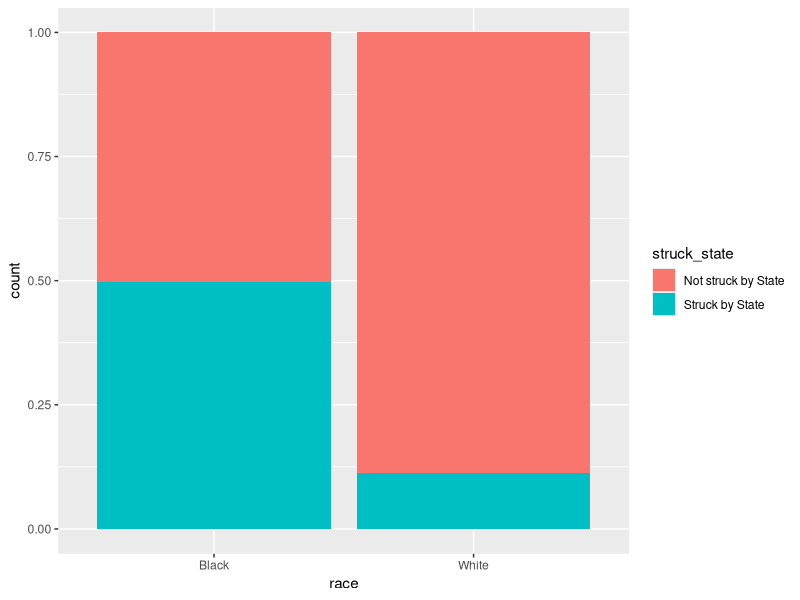
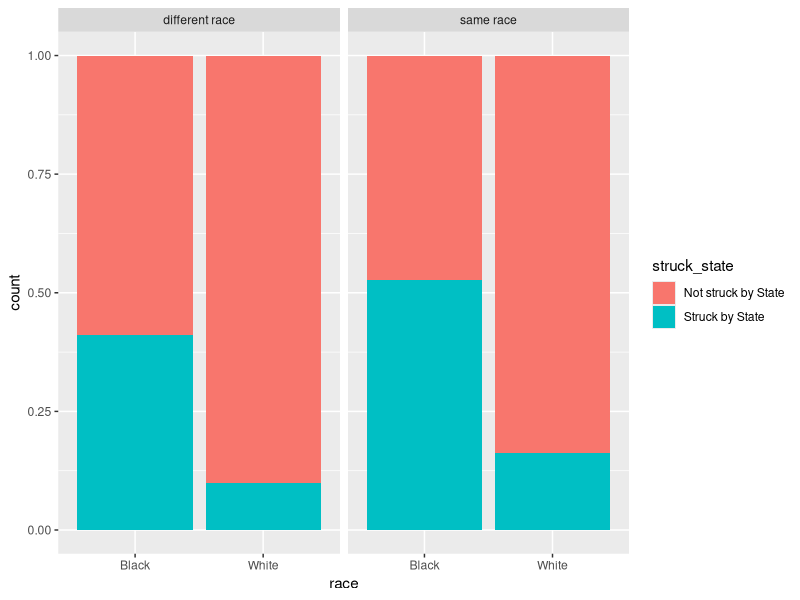
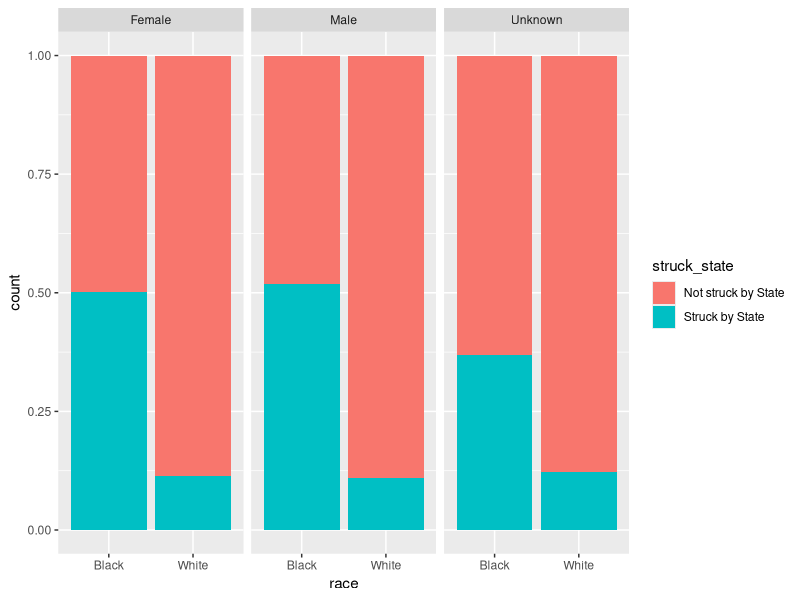
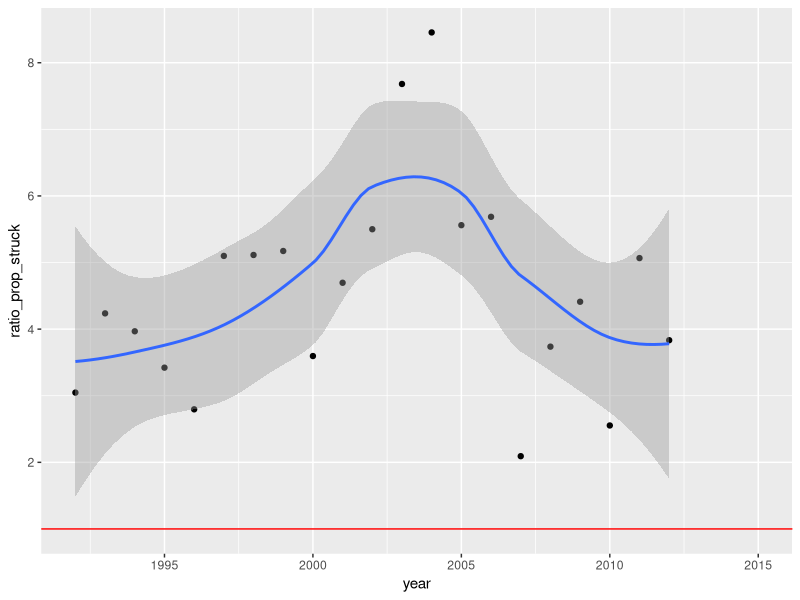
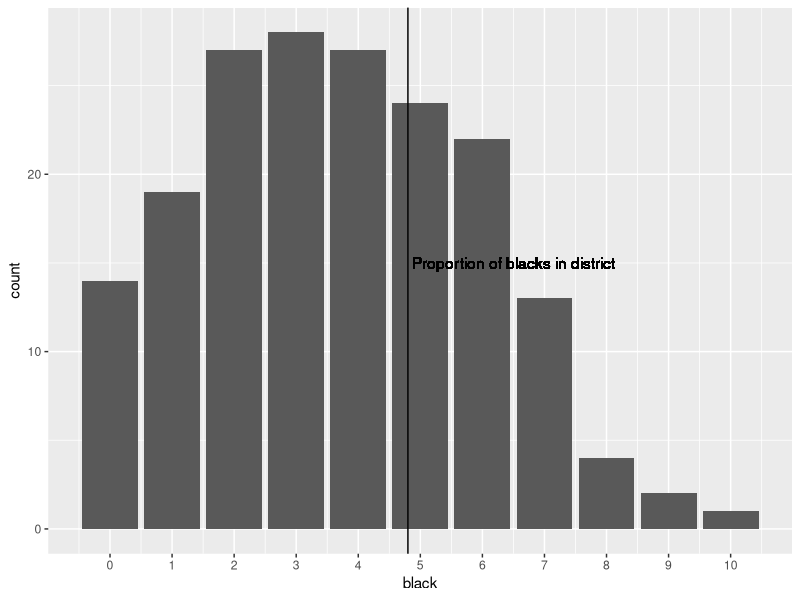

Source code (R) for these figures, in order:
## ---- chunk 1
library(tidyverse)
library(stringr)
trials <- read_csv("trials.csv")
jurors <- read_csv("jurors.csv")
voirdire <- read_csv("voir_dire_answers.csv")
## ---- chunk 2
# Find raw disparities in preemptory strikes from 225 trials with race data
combo <- jurors %>%
  left_join(trials, by = c("trial__id" = "id")) %>%
  filter(race != "Unknown")

combo %>% summarise(num_trials = n_distinct(trial__id))   # 226

# Examine some categorical variables
combo %>% count(struck_by)
combo %>% count(race)
combo %>% count(defendant_race)
combo %>% count(verdict)
combo %>% count(strike_eligibility)
combo %>% count(def_attny_1)
combo %>% count(offense_title_1)
combo %>% count(cause_number)

# Smaller version of combo to look at a few variables that might be associated
#   with being struck by the state (assuming eligible to be struck by state)
combo_small <- combo %>%
  select(id, trial__id, struck_by, race, gender, defendant_race, 
         strike_eligibility, cause_number) %>%
  filter(strike_eligibility == "Both State and Defense" | 
           strike_eligibility == "State") %>%
  filter(race == "Black" | race == "White") %>%
  mutate(same_race = ifelse(race == defendant_race, "same race", 
                            "different race"),
         struck_state = ifelse(struck_by == "Struck by the state", 
                               "Struck by State", "Not struck by State"),
         year = parse_number(str_sub(cause_number)))

# Ratio of black prob to white prob is 4.45 = .498 / .112 (matches report)
combo_small %>%
  group_by(race) %>%
  summarise(prop_struck = mean(struck_state == "Struck by State"),
            num_struck = sum(struck_state == "Struck by State"),
            total = n())

ggplot(combo_small) +
  geom_bar(aes(x = race, fill = struck_state), position = "fill")

ggplot(combo_small) +
  geom_bar(aes(x = race, fill = struck_state), position = "fill") +
  facet_grid(. ~ same_race)

ggplot(combo_small) +
  geom_bar(aes(x = race, fill = struck_state), position = "fill") +
  facet_grid(. ~ gender)

# Look at patterns over time in strike ratio
combo_small %>%
  group_by(year, race) %>%
  summarise(prop_struck = mean(struck_state == "Struck by State")) %>%
  spread(key = "race", value = "prop_struck") %>%
  mutate(ratio_prop_struck = Black / White) %>%
  ggplot(aes(x = year, y = ratio_prop_struck)) +
    geom_point() +
    geom_smooth() +
    geom_hline(yintercept = 1, color = "red") 

# Histogram of jury composition by race
combo %>%
  filter(struck_by == "Juror chosen to serve on jury") %>%
  group_by(trial__id) %>%
  summarise(jurors = n(),
            black = sum(race == "Black"),
            white = sum(race == "White")) %>%
  filter(jurors == 12) %>%
  ggplot(aes(x = black)) +
    geom_bar() +
    geom_vline(xintercept = 4.8) +
    scale_x_continuous(breaks = seq(0, 12, 1)) +
    geom_text(x = 6.5, y = 15, label = "Proportion of blacks in district")
## ---- chunk 3

# Logistic regression analysis with voirdire data added

# 89 trials represented in voirdire (not counting 1 with trial_id = NA),
#   although 2 have n=1
print(voirdire %>% count(juror_id__trial__id) %>% arrange(n), n = Inf)

# all data for jurors in 89 trials with complete voir dire transcript
master <- voirdire %>%
  left_join(trials, by = c("juror_id__trial__id" = "id")) %>%
  filter(!is.na(juror_id__trial__id)) %>%
  left_join(jurors, by = c("juror_id" = "id"))

# Confirm 89 trials
master %>% summarise(num_trials = n_distinct(trial__id))

# Examine some categorical variables
master %>% count(struck_by)
master %>% count(race)
master %>% count(defendant_race)
master %>% count(strike_eligibility)
master %>% count(accused)
master %>% count(fam_accused)
master %>% count(death_hesitation)
master %>% count(know_def)
master %>% count(fam_law_enforcement)

# Logistic regression data (note they combine White and Unknown races)
master_logistic <- master %>%
  select(juror_id, trial__id, struck_by, race, defendant_race, accused, 
         fam_accused, know_def, fam_law_enforcement, death_hesitation,
         strike_eligibility) %>%
  filter(strike_eligibility == "Both State and Defense" | 
           strike_eligibility == "State") %>%
  mutate(same_race = ifelse(race == defendant_race, TRUE, FALSE),
         struck_state = ifelse(struck_by == "Struck by the state", 1, 0),
         is_black = ifelse(race == "Black", TRUE, FALSE))

# Ratio of black prob to white prob is 4.68 = .534 / .114 (matches report)
master_logistic %>%
  group_by(is_black) %>%
  summarise(prop_struck = mean(struck_state == 1),
            num_struck = sum(struck_state == 1),
            total = n())

# logistic regression model
model1 <- glm(struck_state ~ accused + is_black + fam_accused +
  death_hesitation + know_def + same_race + fam_law_enforcement, 
  family = binomial, data = master_logistic)
summary(model1)
exp(coef(model1))
exp(confint(model1))

# get Wald CIs to match report
SE = summary(model1)$coefficients[,2]
beta = summary(model1)$coefficients[,1]
lower = beta - 1.96*SE
upper = beta + 1.96*SE
exp(cbind(lower, upper))

